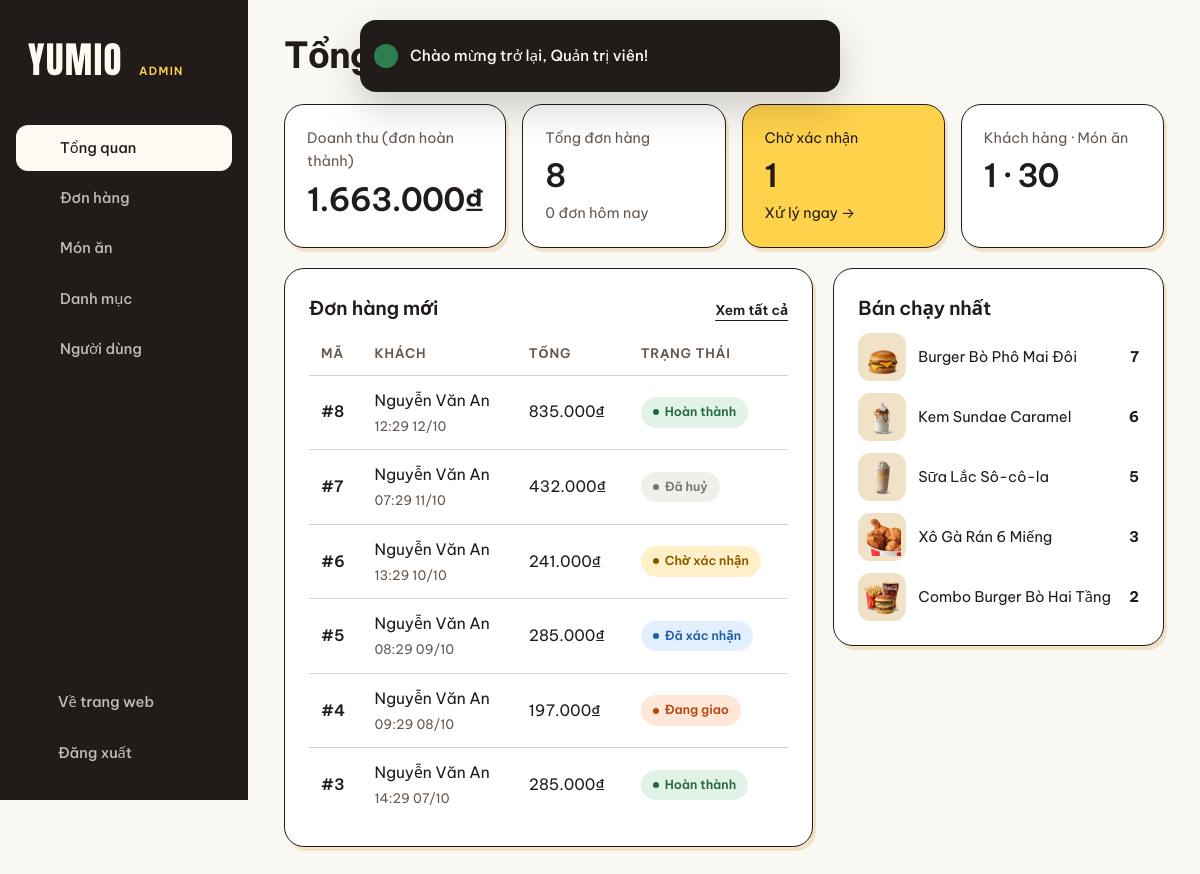
The page /admin (signed in) on the database its author committed.
### tables this page shows
CREATE TABLE orders (
    id             INT UNSIGNED AUTO_INCREMENT PRIMARY KEY,
    user_id        INT UNSIGNED NOT NULL,
    receiver_name  VARCHAR(100) NOT NULL,
    phone          VARCHAR(20)  NOT NULL,
    address        VARCHAR(255) NOT NULL,
    note           TEXT NULL,
    subtotal       DECIMAL(12, 0) NOT NULL,
    shipping_fee   DECIMAL(12, 0) NOT NULL DEFAULT 0,
    total_amount   DECIMAL(12, 0) NOT NULL,
    payment_method ENUM('cod', 'bank') NOT NULL DEFAULT 'cod',
    status         ENUM('pending', 'confirmed', 'preparing', 'delivering', 'completed', 'cancelled') NOT NULL DEFAULT 'pending',
    shipper_id     INT UNSIGNED NULL,
    checkout_token CHAR(64) NULL UNIQUE,
    delivery_lat   DECIMAL(10,7) NULL,
    delivery_lng   DECIMAL(10,7) NULL,
    distance_km    DECIMAL(10,2) NULL,
    created_at     TIMESTAMP NOT NULL DEFAULT CURRENT_TIMESTAMP,
    FOREIGN KEY (user_id) REFERENCES users(id) ON DELETE RESTRICT,
    FOREIGN KEY (shipper_id) REFERENCES users(id) ON DELETE RESTRICT,
    INDEX idx_orders_shipper_status (shipper_id, status)
);

CREATE TABLE foods (
    id           INT UNSIGNED AUTO_INCREMENT PRIMARY KEY,
    category_id  INT UNSIGNED NOT NULL,
    name         VARCHAR(150) NOT NULL,
    slug         VARCHAR(170) NOT NULL UNIQUE,
    description  TEXT NULL,
    price        DECIMAL(12, 0) NOT NULL,
    image        VARCHAR(255) NULL COMMENT 'Đường dẫn tính từ public/',
    bg_color     CHAR(7) NOT NULL DEFAULT '#f9c94d' COMMENT 'Màu nền thẻ món ăn',
    is_featured  TINYINT(1) NOT NULL DEFAULT 0,
    is_available TINYINT(1) NOT NULL DEFAULT 1,
    created_at   TIMESTAMP NOT NULL DEFAULT CURRENT_TIMESTAMP,
    FOREIGN KEY (category_id) REFERENCES categories(id) ON DELETE RESTRICT
);

### app/Core/Controller.php (called while the page is built, shortened)
<?php
abstract class Controller
{
    protected function view(string $view, array $data = [], ?string $layout = 'main'): void
    {
        View::render($view, $data, $layout);
    }
}

### app/Controllers/Admin/DashboardController.php (called while the page is built, shortened)
<?php
class DashboardController extends Controller
{
    public function index(): void
    {
        $this->view('admin/dashboard/index', [
            'title'       => 'Tổng quan',
            'stats'       => Order::stats(),
            'customers'   => User::countCustomers(),
            'foodCount'   => count(Food::all()),
            'recent'      => Order::recent(),
            'bestSellers' => Food::bestSellers(),
        ], 'admin');
    }
}

### public/index.php (called while the page is built, shortened)
<?php
$router = new App\Core\Router();
$router->dispatch($_SERVER['REQUEST_METHOD'], $_SERVER['REQUEST_URI']);

### app/Models/Order.php (called while the page is built, shortened)
<?php
class Order extends Model
{
    public static function stats(): array
    {
        return static::db()->query(
            "SELECT
                COALESCE(SUM(CASE WHEN status = 'completed' THEN total_amount END), 0) AS revenue,
                COUNT(*) AS total_orders,
                SUM(status = 'pending') AS pending_orders,
                SUM(DATE(created_at) = CURDATE()) AS today_orders
             FROM orders"
        )->fetch();
    }
    public static function recent(int $limit = 6): array
    {
        $stmt = static::db()->prepare('SELECT * FROM orders ORDER BY created_at DESC, id DESC LIMIT ' . $limit);
        $stmt->execute();
        return $stmt->fetchAll();
    }
}

### app/Core/Database.php (called while the page is built, shortened)
<?php
class Database
{
    private static ?PDO $connection = null;
    public static function connection(): PDO
    {
        if (self::$connection === null) {
            $db = config('database');
            $dsn = "mysql:host={$db['host']};port={$db['port']};dbname={$db['database']};charset={$db['charset']}";
            self::$connection = new PDO($dsn, $db['username'], $db['password'], [
                PDO::ATTR_ERRMODE            => PDO::ERRMODE_EXCEPTION,
                PDO::ATTR_DEFAULT_FETCH_MODE => PDO::FETCH_ASSOC,
                PDO::ATTR_EMULATE_PREPARES   => false,
            ]);
            self::$connection->exec("SET SESSION sql_mode = CONCAT_WS(',', @@sql_mode, 'STRICT_TRANS_TABLES')");
        }
        return self::$connection;
    }
}

### app/Core/Model.php (called while the page is built, shortened)
<?php
abstract class Model
{
    protected static function db(): PDO
    {
        return Database::connection();
    }
}

### app/Models/Food.php (called while the page is built, shortened)
<?php
class Food extends Model
{
    public static function bestSellers(int $limit = 5): array
    {
        $stmt = static::db()->prepare(
            "SELECT f.id, f.name, f.image, f.bg_color, SUM(oi.quantity) AS sold FROM order_items oi
             JOIN foods f ON f.id = oi.food_id
             JOIN orders o ON o.id = oi.order_id AND o.status <> 'cancelled'
             GROUP BY f.id ORDER BY sold DESC LIMIT " . $limit
        );
        $stmt->execute();
        return $stmt->fetchAll();
    }
}

### app/Views/admin/dashboard/index.php (the view)
<?php require BASE_PATH . '/app/Views/partials/admin_head.php'; ?>
<div class="stat-grid">
    <div class="stat"><span class="stat__label">Doanh thu (đơn hoàn thành)</span><span class="stat__value"><?= format_price($stats['revenue']) ?></span></div>
    <div class="stat"><span class="stat__label">Tổng đơn hàng</span><span class="stat__value"><?= (int) $stats['total_orders'] ?></span><span class="stat__meta"><?= (int) $stats['today_orders'] ?> đơn hôm nay</span></div>
    <a href="<?= url('/admin/orders?status=pending') ?>" class="stat stat--accent"><span class="stat__label">Chờ xác nhận</span><span class="stat__value"><?= (int) $stats['pending_orders'] ?></span><span class="stat__meta">Xử lý ngay →</span></a>
    <div class="stat"><span class="stat__label">Khách hàng · Món ăn</span><span class="stat__value"><?= $customers ?> · <?= $foodCount ?></span></div>
</div>
<div class="admin-grid">
    <section class="panel">
        <div class="panel__head"><h2>Đơn hàng mới</h2><a href="<?= url('/admin/orders') ?>" class="link-underline">Xem tất cả</a></div>
        <?php if ($recent): ?>
            <table class="table">
                <thead><tr><th>Mã</th><th>Khách</th><th>Tổng</th><th>Trạng thái</th></tr></thead>
                <tbody>
                <?php foreach ($recent as $order): ?>
                    <tr data-href="<?= url('/admin/orders/' . $order['id']) ?>">
                        <td><a href="<?= url('/admin/orders/' . $order['id']) ?>">#<?= $order['id'] ?></a></td>
                        <td><?= e($order['receiver_name']) ?><small><?= date('H:i d/m', strtotime($order['created_at'])) ?></small></td>
                        <td><?= format_price($order['total_amount']) ?></td>
                        <td><span class="status-pill status--<?= $order['status'] ?>"><?= e(App\Models\Order::STATUSES[$order['status']]) ?></span></td>
                    </tr>
                <?php endforeach; ?>
                </tbody>
            </table>
        <?php else: ?>
            <p class="muted">Chưa có đơn hàng nào.</p>
        <?php endif; ?>
    </section>
    <section class="panel">
        <div class="panel__head"><h2>Bán chạy nhất</h2></div>
        <?php if ($bestSellers): ?>
            <ol class="rank-list">
                <?php foreach ($bestSellers as $food): ?>
                    <li>
                        <span class="tile-media" style="--tile-bg: <?= e($food['bg_color']) ?>"><img src="<?= image_url($food['image']) ?>" alt=""></span>
                        <span><?= e($food['name']) ?></span>
                        <strong><?= (int) $food['sold'] ?></strong>
                    </li>
                <?php endforeach; ?>
            </ol>
        <?php else: ?>
            <p class="muted">Chưa có dữ liệu bán hàng.</p>
        <?php endif; ?>
    </section>
</div>

### app/Core/Router.php (shortened to what this page needs)
<?php
class Router
{
    private array $routes = [];
    private function add(string $method, string $path, array $action, array $middlewares): void
    {
        $this->routes[$method][] = compact('pattern', 'action', 'middlewares');
    }
    public function dispatch(string $method, string $uri): void
    {
        $path = $this->normalizePath($uri);
        foreach ($this->routes[$method] ?? [] as $route) {
            if (!preg_match($route['pattern'], $path, $matches)) {
                continue;
            }
            $params = array_filter($matches, 'is_string', ARRAY_FILTER_USE_KEY);
            [$controller, $action] = $route['action'];
            (new $controller())->$action(...$params);
            return;
        }
    }
    private function normalizePath(string $uri): string
    {
        $path = parse_url($uri, PHP_URL_PATH) ?: '/';
        return rtrim($path, '/') ?: '/';
    }
}

### public/assets/css/style.css (style rules this page uses)
:root { --cream: #fffdf7; --cream-2: #fff9e9; --cream-3: #fff3d6; --ink: #203c31; --ink-soft: #5c5a55; --ink-faint: #8b8880; --line: rgba(45, 45, 45, 0.14); --white: #fff; --success: #2f7d4f; --danger: #c63a2b; --c-yellow: #f9c94d; --c-orange: #f6893b; --c-red: #e9573d; --c-green: #9cc94a; --c-blue: #2fb3d3; --c-peach: #f8a46b; --font-sans: "Be Vietnam Pro", system-ui, -apple-system, "Segoe UI", sans-serif; --font-serif: "Playfair Display", Georgia, "Times New Roman", serif; --font-display: "Anton", Impact, "Arial Narrow", sans-serif; --container: 1200px; --gutter: clamp(20px, 4vw, 48px); --section-space: clamp(64px, 8vw, 128px); --radius: 18px; --radius-sm: 12px; --pill: 999px; --ease-out: cubic-bezier(0.22, 1, 0.36, 1); --ease-in-out: cubic-bezier(0.65, 0, 0.35, 1); --press: 100ms; --header-h: 124px; color-scheme: light; }
*, *::before, *::after { box-sizing: border-box; }
html { -webkit-text-size-adjust: 100%; scroll-padding-top: calc(var(--header-h) + 16px); }
body { margin: 0; background: var(--cream); color: var(--ink); font: 400 1rem/1.6 var(--font-sans); -webkit-font-smoothing: antialiased; -moz-osx-font-smoothing: grayscale; text-rendering: optimizeLegibility; overflow-x: hidden; }
img, svg { display: block; max-width: 100%; }
img { height: auto; }
a { color: inherit; text-decoration: none; }
h1, h2, h3, h4, p { margin: 0; }
.link-underline { text-decoration: underline; text-decoration-thickness: 1px; text-underline-offset: 5px; text-decoration-color: currentColor; transition: text-decoration-color 160ms ease; }
.tile-media { position: relative; display: grid; place-items: center; aspect-ratio: 3 / 4; overflow: hidden; background: var(--tile-bg, var(--c-yellow)); }
.tile-media img { width: 80%; height: 80%; object-fit: contain; filter: drop-shadow(0 22px 26px rgba(40, 20, 0, 0.22)); transition: transform 600ms var(--ease-out); -webkit-user-drag: none; user-select: none; }
.status-pill { display: inline-flex; align-items: center; gap: 6px; padding: 5px 12px; border-radius: var(--pill); font-size: 0.78rem; font-weight: 600; white-space: nowrap; background: #eee; }
.status-pill::before { content: ""; width: 6px; height: 6px; border-radius: 50%; background: currentColor; }
.status--pending { background: #fff0c7; color: #8a5a00; }
.status--confirmed { background: #e2efff; color: #1f5fa8; }
.status--delivering { background: #ffe6d6; color: #b2470f; }
.status--completed { background: #e1f3e7; color: #23683f; }
.status--cancelled { background: #f1efeb; color: #7a766d; }

### public/assets/css/yumio-theme.css (style rules this page uses)
:root { --cream: #fffaf1; --cream-2: #f6ecda; --cream-3: #f2dfbd; --ink: #211c19; --ink-soft: #65584f; --ink-faint: #75695f; --red: #c92d24; --yellow: #ffd24c; --paper: #fffdf8; --beige: #f1e1c7; --c-red: #d53128; --c-yellow: #ffd24c; --c-orange: #e9a44b; --c-green: #e4d6b8; --c-blue: #eee5d5; --c-peach: #f3dac5; --line: rgba(33,28,25,.19); --section-space: clamp(64px,7vw,104px); --header-h: 142px; --gutter: clamp(18px,4vw,56px); --shadow-play: 6px 7px 0 var(--ink); }
body { font-size: 1.0625rem; line-height: 1.65; background: var(--cream); }
button, a, input, select, textarea { -webkit-tap-highlight-color: transparent; }
.icon-btn > .icon { width: 25px; height: 25px; }
.admin .panel, .admin .stat { border: 1px solid var(--ink); box-shadow: 3px 4px 0 var(--beige); }
.admin .panel h2 { font-size: 1.2rem; }
.admin .table { font-size: .98rem; }
.admin .table th, .admin .table td small { font-size: .82rem; color: var(--ink-soft); }
.admin .tile-media { background: var(--beige); }
.admin .stat__label, .admin .stat__meta { font-size: .9rem; }
.admin .stat__value { font-size: 2rem; }

### rows shown on the page
orders: id "8", receiver_name "Nguyễn Văn An", created_at "12:29 12/10", total_amount "835.000₫", status "Hoàn thành"
orders: id "7", receiver_name "Nguyễn Văn An", created_at "07:29 11/10", total_amount "432.000₫", status "Đã huỷ"
orders: id "6", receiver_name "Nguyễn Văn An", created_at "13:29 10/10", total_amount "241.000₫", status "Chờ xác nhận"
orders: id "5", receiver_name "Nguyễn Văn An", created_at "08:29 09/10", total_amount "285.000₫", status "Đã xác nhận"
orders: id "4", receiver_name "Nguyễn Văn An", created_at "09:29 08/10", total_amount "197.000₫", status "Đang giao"
orders: id "3", receiver_name "Nguyễn Văn An", created_at "14:29 07/10", total_amount "285.000₫", status "Hoàn thành"
foods: image (picture), name "Burger Bò Phô Mai Đôi", sold "7"
foods: image (picture), name "Kem Sundae Caramel", sold "6"
foods: image (picture), name "Sữa Lắc Sô-cô-la", sold "5"
foods: image (picture), name "Xô Gà Rán 6 Miếng", sold "3"
foods: image (picture), name "Combo Burger Bò Hai Tầng", sold "2"

### other values the page prints
$label "Tổng quan"
$label "Đơn hàng"
$label "Món ăn"
$label "Danh mục"
$label "Người dùng"
$message "Chào mừng trở lại, Quản trị viên!"
format_price($stats['revenue']) "1.663.000₫"
$stats['total_orders'] "8"
$stats['today_orders'] "0"
$stats['pending_orders'] "1"
